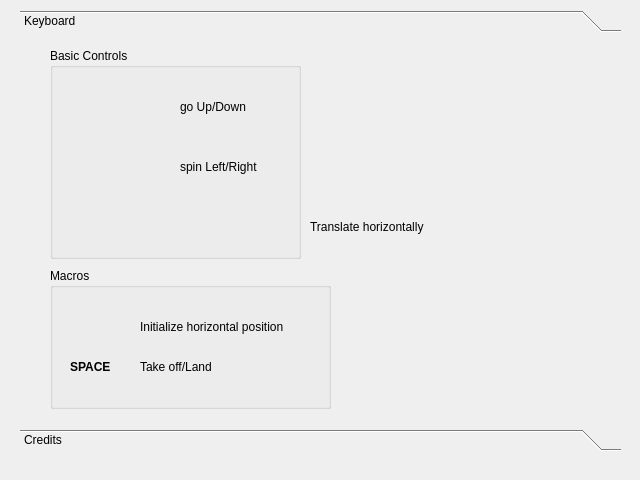
<?xml version="1.0" encoding="UTF-8"?>
<ui version="4.0">
 <class>Help</class>
 <widget class="QDialog" name="Help">
  <property name="geometry">
   <rect>
    <x>0</x>
    <y>0</y>
    <width>640</width>
    <height>480</height>
   </rect>
  </property>
  <property name="windowTitle">
   <string>Help</string>
  </property>
  <property name="autoFillBackground">
   <bool>false</bool>
  </property>
  <widget class="QToolBox" name="toolBox">
   <property name="geometry">
    <rect>
     <x>20</x>
     <y>10</y>
     <width>601</width>
     <height>441</height>
    </rect>
   </property>
   <property name="palette">
    <palette>
     <active>
      <colorrole role="Base">
       <brush brushstyle="SolidPattern">
        <color alpha="255">
         <red>255</red>
         <green>255</green>
         <blue>255</blue>
        </color>
       </brush>
      </colorrole>
      <colorrole role="Window">
       <brush brushstyle="SolidPattern">
        <color alpha="255">
         <red>255</red>
         <green>255</green>
         <blue>255</blue>
        </color>
       </brush>
      </colorrole>
     </active>
     <inactive>
      <colorrole role="Base">
       <brush brushstyle="SolidPattern">
        <color alpha="255">
         <red>255</red>
         <green>255</green>
         <blue>255</blue>
        </color>
       </brush>
      </colorrole>
      <colorrole role="Window">
       <brush brushstyle="SolidPattern">
        <color alpha="255">
         <red>255</red>
         <green>255</green>
         <blue>255</blue>
        </color>
       </brush>
      </colorrole>
     </inactive>
     <disabled>
      <colorrole role="Base">
       <brush brushstyle="SolidPattern">
        <color alpha="255">
         <red>255</red>
         <green>255</green>
         <blue>255</blue>
        </color>
       </brush>
      </colorrole>
      <colorrole role="Window">
       <brush brushstyle="SolidPattern">
        <color alpha="255">
         <red>255</red>
         <green>255</green>
         <blue>255</blue>
        </color>
       </brush>
      </colorrole>
     </disabled>
    </palette>
   </property>
   <property name="autoFillBackground">
    <bool>false</bool>
   </property>
   <property name="frameShape">
    <enum>QFrame::NoFrame</enum>
   </property>
   <property name="currentIndex">
    <number>0</number>
   </property>
   <widget class="QWidget" name="page">
    <property name="geometry">
     <rect>
      <x>0</x>
      <y>0</y>
      <width>601</width>
      <height>379</height>
     </rect>
    </property>
    <attribute name="label">
     <string>Keyboard</string>
    </attribute>
    <widget class="QGroupBox" name="groupBox">
     <property name="geometry">
      <rect>
       <x>30</x>
       <y>10</y>
       <width>251</width>
       <height>211</height>
      </rect>
     </property>
     <property name="title">
      <string>Basic Controls</string>
     </property>
     <property name="checkable">
      <bool>false</bool>
     </property>
     <widget class="QLabel" name="a">
      <property name="geometry">
       <rect>
        <x>20</x>
        <y>160</y>
        <width>221</width>
        <height>40</height>
       </rect>
      </property>
      <property name="text">
       <string/>
      </property>
      <property name="pixmap">
       <pixmap resource="../HostApplication.qrc">:/HostApplication/ressources/keys/arrows.png</pixmap>
      </property>
      <property name="scaledContents">
       <bool>true</bool>
      </property>
     </widget>
     <widget class="QLabel" name="s">
      <property name="geometry">
       <rect>
        <x>70</x>
        <y>40</y>
        <width>44</width>
        <height>40</height>
       </rect>
      </property>
      <property name="text">
       <string/>
      </property>
      <property name="pixmap">
       <pixmap resource="../HostApplication.qrc">:/HostApplication/ressources/keys/s.png</pixmap>
      </property>
      <property name="scaledContents">
       <bool>true</bool>
      </property>
     </widget>
     <widget class="QLabel" name="q">
      <property name="geometry">
       <rect>
        <x>20</x>
        <y>100</y>
        <width>44</width>
        <height>40</height>
       </rect>
      </property>
      <property name="text">
       <string/>
      </property>
      <property name="pixmap">
       <pixmap resource="../HostApplication.qrc">:/HostApplication/ressources/keys/q.png</pixmap>
      </property>
      <property name="scaledContents">
       <bool>true</bool>
      </property>
     </widget>
     <widget class="QLabel" name="d">
      <property name="geometry">
       <rect>
        <x>70</x>
        <y>100</y>
        <width>44</width>
        <height>40</height>
       </rect>
      </property>
      <property name="text">
       <string/>
      </property>
      <property name="pixmap">
       <pixmap resource="../HostApplication.qrc">:/HostApplication/ressources/keys/d.png</pixmap>
      </property>
      <property name="scaledContents">
       <bool>true</bool>
      </property>
     </widget>
     <widget class="QLabel" name="z">
      <property name="geometry">
       <rect>
        <x>20</x>
        <y>40</y>
        <width>44</width>
        <height>40</height>
       </rect>
      </property>
      <property name="text">
       <string/>
      </property>
      <property name="pixmap">
       <pixmap resource="../HostApplication.qrc">:/HostApplication/ressources/keys/z.png</pixmap>
      </property>
      <property name="scaledContents">
       <bool>true</bool>
      </property>
     </widget>
     <widget class="QLabel" name="label_7">
      <property name="geometry">
       <rect>
        <x>130</x>
        <y>50</y>
        <width>101</width>
        <height>17</height>
       </rect>
      </property>
      <property name="text">
       <string>go Up/Down</string>
      </property>
     </widget>
     <widget class="QLabel" name="label_8">
      <property name="geometry">
       <rect>
        <x>130</x>
        <y>110</y>
        <width>121</width>
        <height>17</height>
       </rect>
      </property>
      <property name="text">
       <string>spin Left/Right</string>
      </property>
     </widget>
    </widget>
    <widget class="QGroupBox" name="groupBox_2">
     <property name="geometry">
      <rect>
       <x>30</x>
       <y>230</y>
       <width>281</width>
       <height>141</height>
      </rect>
     </property>
     <property name="title">
      <string>Macros</string>
     </property>
     <widget class="QLabel" name="f">
      <property name="geometry">
       <rect>
        <x>20</x>
        <y>40</y>
        <width>44</width>
        <height>40</height>
       </rect>
      </property>
      <property name="text">
       <string/>
      </property>
      <property name="pixmap">
       <pixmap resource="../HostApplication.qrc">:/HostApplication/ressources/keys/f.png</pixmap>
      </property>
      <property name="scaledContents">
       <bool>true</bool>
      </property>
     </widget>
     <widget class="QLabel" name="label_10">
      <property name="geometry">
       <rect>
        <x>90</x>
        <y>50</y>
        <width>191</width>
        <height>17</height>
       </rect>
      </property>
      <property name="text">
       <string>Initialize horizontal position</string>
      </property>
     </widget>
     <widget class="QLabel" name="label_12">
      <property name="geometry">
       <rect>
        <x>20</x>
        <y>90</y>
        <width>51</width>
        <height>17</height>
       </rect>
      </property>
      <property name="font">
       <font>
        <weight>75</weight>
        <bold>true</bold>
       </font>
      </property>
      <property name="text">
       <string>SPACE</string>
      </property>
     </widget>
     <widget class="QLabel" name="label_11">
      <property name="geometry">
       <rect>
        <x>90</x>
        <y>90</y>
        <width>101</width>
        <height>17</height>
       </rect>
      </property>
      <property name="text">
       <string>Take off/Land</string>
      </property>
     </widget>
    </widget>
    <widget class="QLabel" name="label_9">
     <property name="geometry">
      <rect>
       <x>290</x>
       <y>180</y>
       <width>161</width>
       <height>17</height>
      </rect>
     </property>
     <property name="text">
      <string>Translate horizontally</string>
     </property>
    </widget>
   </widget>
   <widget class="QWidget" name="page_2">
    <property name="geometry">
     <rect>
      <x>0</x>
      <y>0</y>
      <width>601</width>
      <height>379</height>
     </rect>
    </property>
    <attribute name="label">
     <string>Credits</string>
    </attribute>
    <widget class="QPlainTextEdit" name="plainTextEdit">
     <property name="geometry">
      <rect>
       <x>0</x>
       <y>20</y>
       <width>601</width>
       <height>31</height>
      </rect>
     </property>
     <property name="font">
      <font>
       <weight>75</weight>
       <bold>true</bold>
      </font>
     </property>
     <property name="frameShape">
      <enum>QFrame::NoFrame</enum>
     </property>
     <property name="readOnly">
      <bool>true</bool>
     </property>
     <property name="plainText">
      <string>GreyWind's HostApplication - (C) 2014-2015 - INSA Toulouse</string>
     </property>
     <property name="backgroundVisible">
      <bool>false</bool>
     </property>
    </widget>
    <widget class="QPlainTextEdit" name="plainTextEdit_2">
     <property name="geometry">
      <rect>
       <x>0</x>
       <y>50</y>
       <width>601</width>
       <height>31</height>
      </rect>
     </property>
     <property name="frameShape">
      <enum>QFrame::NoFrame</enum>
     </property>
     <property name="frameShadow">
      <enum>QFrame::Sunken</enum>
     </property>
     <property name="readOnly">
      <bool>true</bool>
     </property>
     <property name="plainText">
      <string>by Rémi Balp, Nicolas Combes,  Rami Kerbage, Duc Thanh Nguyen, Serdar Sahin</string>
     </property>
     <property name="backgroundVisible">
      <bool>false</bool>
     </property>
    </widget>
   </widget>
  </widget>
 </widget>
 <resources>
  <include location="../HostApplication.qrc"/>
 </resources>
 <connections/>
</ui>
